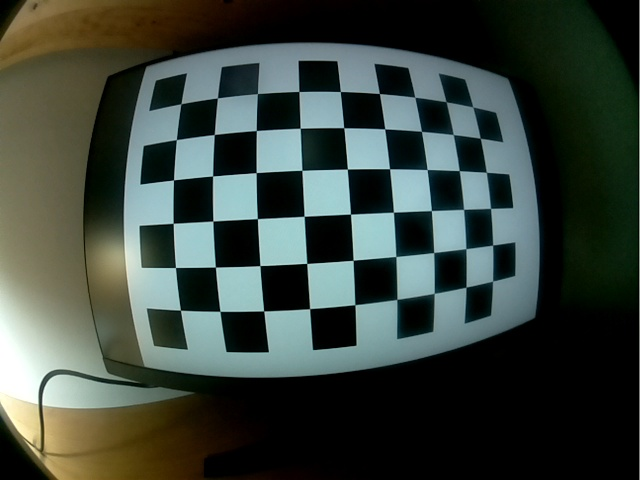
#> input picture images/calibration/img1.jpg, 640 x 480 px; its folder holds only this picture in this run; the run also reads 1 picture not shown here
$ python script.py   (older library calls are emulated)
#> lines starting #> are read from the running program, lines starting #| are printed output that depends on the picture
### src/camera.py
import cv2
import numpy as np


class Camera:

    def __init__(self, resolution, balance):
        self.__dim = resolution
        self.__balance = balance

        self.__coefficients = None
        self.__matrix = None

        # TODO Study
        self.__dim2 = None
        self.__dim3 = None

        if not self.__dim2:
            self.__dim2 = self.__dim
        if not self.__dim3:
            self.__dim3 = self.__dim

    def dim(self):
        return self.__dim

    def calibrate(self, calibration_images):

        pattern = (6, 9)
#> pattern = (6, 9)

        real_world_points = []
        image_points = []

        points = np.zeros((1, pattern[0] * pattern[1], 3), np.float32)
        points[0, :, :2] = np.mgrid[0:pattern[0], 0:pattern[1]].T.reshape(-1, 2)

        corner_flags = cv2.CALIB_CB_ADAPTIVE_THRESH + cv2.CALIB_CB_FAST_CHECK + cv2.CALIB_CB_NORMALIZE_IMAGE
        corner_criteria = (cv2.TERM_CRITERIA_EPS + cv2.TERM_CRITERIA_MAX_ITER, 30, 0.1)

        for image in calibration_images:
            gray = cv2.cvtColor(image, cv2.COLOR_BGR2GRAY)

            ret, corners = cv2.findChessboardCorners(gray, pattern, flags=corner_flags)

            if ret:
                real_world_points.append(points)
                cv2.cornerSubPix(gray, corners, (3, 3), (-1, -1), corner_criteria)
                image_points.append(corners)
#> this loop made 1 pass
#> ret on pass 1: True
#> pass 1, in calibrate, `gray = cv2.cvtColor(image, cv2.COLOR_BGR2GRAY)`:
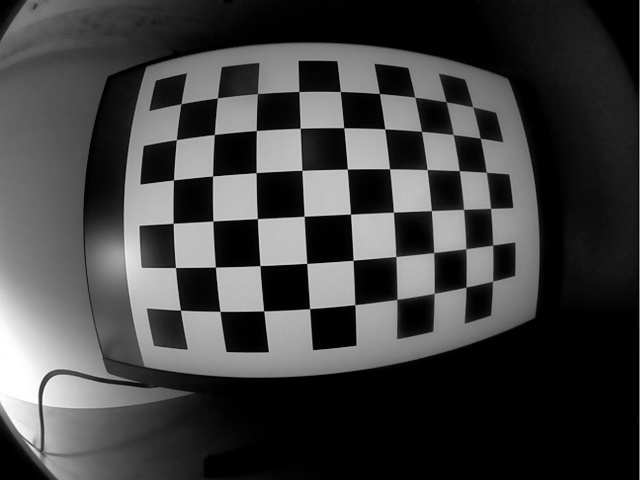
#> gray: shape (480, 640); min 0, max 255, mean 65
#> after the loop, image_points = 1 item; real_world_points = 1 item

                # Draw corners
                # cv2.drawChessboardCorners(img, pattern, corners, ret)
                # cv2.imshow('img', image)
                # cv2.waitKey(500)

        self.__matrix = np.zeros((3, 3))
        self.__coefficients = np.zeros((4, 1))

        calib_flags = cv2.fisheye.CALIB_RECOMPUTE_EXTRINSIC + cv2.fisheye.CALIB_CHECK_COND + cv2.fisheye.CALIB_FIX_SKEW
#> calib_flags = 14
        calib_criteria = (cv2.TERM_CRITERIA_EPS + cv2.TERM_CRITERIA_MAX_ITER, 30, 1e-6)
#> calib_criteria = (3, 30, 1e-06)

        cv2.fisheye.calibrate(real_world_points, image_points, self.__dim, self.__matrix, self.__coefficients,
                              flags=calib_flags,  criteria=calib_criteria)

        # print("matrix: " + str(self.__matrix.tolist()))
        # print("coefficients:" + str(self.__coefficients.tolist()))

    def un_distort(self, image):

        new_matrix = cv2.fisheye.estimateNewCameraMatrixForUndistortRectify(self.__matrix, self.__coefficients,
                                                                            self.__dim2, np.eye(3),
                                                                            balance=self.__balance)

        map1, map2 = cv2.fisheye.initUndistortRectifyMap(self.__matrix, self.__coefficients, np.eye(3),
                                                         new_matrix, self.__dim3, cv2.CV_16SC2)

        return cv2.remap(image, map1, map2, interpolation=cv2.INTER_LINEAR, borderMode=cv2.BORDER_CONSTANT)

### src/lut.py
import cv2
import numpy as np


class LUT:

    def __init__(self, camera, homography):
        self.__camera = camera
        self.__cam_width, self.__cam_height = self.__camera.dim()

        self.__homography = homography

        self.__lut = np.zeros([self.__cam_height, self.__cam_width, 3], dtype=np.float32)

    def generate_lut(self, base_image, img):

        # Compute homography matrix using a known image (base_image)
        # and a new image obtain from the camera
        base_undistorted = self.__camera.un_distort(base_image)
        base_rotated = cv2.rotate(base_undistorted, cv2.ROTATE_180)

        undistorted = self.__camera.un_distort(img)
        rotated = cv2.rotate(undistorted, cv2.ROTATE_180)

        self.__homography.calculate_homography_matrix(base_rotated, rotated)

        # Created normalized image with each pixel value corresponding to a position: (1, i/479, j/639)
        normalized_image = np.zeros([self.__cam_height, self.__cam_width, 3], dtype=np.float32)
        for i in range(len(normalized_image)):
            for j in range(len(normalized_image[i])):
                normalized_image[i][j] = (1, i / (self.__cam_height - 1), j / (self.__cam_width - 1))

        # Apply the same transformations
        normalized_undistorted = self.__camera.un_distort(normalized_image)
        normalized_rotated = cv2.rotate(normalized_undistorted, cv2.ROTATE_180)
        normalized_reprojected = self.__homography.apply_homography(normalized_rotated)

        # Transforms pixel values in positions
        normalized_reprojected[:, :, 1] *= (self.__cam_height - 1)
        normalized_reprojected[:, :, 2] *= (self.__cam_width - 1)
        normalized_reprojected = np.round(normalized_reprojected).astype(int)

        # LUT to reconstruct final image perfectly
        # diff_lut = np.zeros([self.__cam_height, self.__cam_width, 3], dtype=np.uint)

        # create LUT by associating each position to a value (position) of the normalized image
        lut = np.zeros([self.__cam_height, self.__cam_width, 3], dtype=np.float32)
        for x in range(len(normalized_reprojected)):
            for y in range(len(normalized_reprojected[x])):
                pix = normalized_reprojected[x][y]
                lut[pix[1]][[pix[2]]] = normalized_image[x][y]

                # diff_lut[x][y] = normalized_reprojected[x][y]

        kernel = np.ones((3, 3), np.float32)
        self.__lut = cv2.morphologyEx(lut, cv2.MORPH_CLOSE, kernel)

        # Reconstruct image badly with normal LUT
        # reconstruct_image_badly(img, self.__lut)

        # Reconstruct image perfectly with different LUT
        # reconstruct_image_perfectly(img, diff_lut)

    def apply(self, i, j):
        pix = self.__lut[i][j]
        return pix[2], pix[1]


# [21 lines left out: functions __reconstruct_image_badly, reconstruct_image_perfectly, not called in this run]

### src/homography.py
import cv2
import numpy as np


class Homography:

    def __init__(self, camera_resolution):
        self.__width, self.__height = camera_resolution
        self.__h = None

        # base image pool corners
        self.__base_corners = [(199, 192), (195, 454), (324, 37), (320, 638)]

        self.__sift = cv2.SIFT_create(contrastThreshold=0.01, edgeThreshold=10)
        self.__bf = cv2.BFMatcher()

        self.__RED = 2

    def __find_difference(self, corner_base_img, corner_img):

        # detect features in each image and compare them
        kp1, des1 = self.__sift.detectAndCompute(corner_base_img[:, :, 2], None)
        kp2, des2 = self.__sift.detectAndCompute(corner_img[:, :, 2], None)

        matches = self.__bf.knnMatch(des1, des2, k=2)

        ratio_dist = 0.5
        vector = np.array([0, 0], dtype='float')
        number_of_features = 0
        for m, n in matches:
            # Apply ratio test to remove useless features
            if m.distance < ratio_dist * n.distance:
                (x1, y1) = kp1[m.queryIdx].pt
                (x2, y2) = kp2[m.trainIdx].pt

                # calculate difference between each feature match and sum it in a single vector
                vector += np.array([x2 - x1, y2 - y1])
                number_of_features += 1

        # Represent matches in a single image
        # good = [[m] for m, n in matches if m.distance < ratio_dist * n.distance]
        # img3 = cv2.drawMatchesKnn(corner_base_img, kp1, corner_img, kp2, good, None,
        #                           flags=cv2.DrawMatchesFlags_NOT_DRAW_SINGLE_POINTS)
        #
        # cv2.imshow("match", img3)

        # vector mean
        vector = vector / number_of_features
        vector_x, vector_y = np.round(vector).astype(int)

        return vector_y, vector_x

    def __calculate_source_points(self, base_image, image):

        # Calculates the difference between two images for each corner section
        # and adds the difference to each know corner point

        # Top left
        vector_y, vector_x = self.__find_difference(base_image[150:250, 150:250], image[150:250, 150:250])
        i, j = self.__base_corners[0]
        ay, ax = i + vector_y, j + vector_x

        # Top right
        vector_y, vector_x = self.__find_difference(base_image[150:250, 400:500], image[150:250, 400:500])
        i, j = self.__base_corners[1]
        by, bx = i + vector_y, j + vector_x

        # Bottom left
        vector_y, vector_x = self.__find_difference(base_image[275:375, 0:100], image[275:375, 0:100])
        i, j = self.__base_corners[2]
        cy, cx = i + vector_y, j + vector_x

        # Bottom right
        vector_y, vector_x = self.__find_difference(base_image[270:370, 540:640], image[270:370, 540:640])
        i, j = self.__base_corners[3]
        dy, dx = i + vector_y, j + vector_x

        return np.array([[ax, ay], [bx, by], [cx, cy], [dx, dy]])

    def calculate_homography_matrix(self, base_image, image):

        src = self.__calculate_source_points(base_image, image)
        dst = np.array([[0, 0], [self.__width - 1, 0],
                        [0, self.__height - 1], [self.__width - 1, self.__height - 1]])

        self.__h, _ = cv2.findHomography(src, dst)

    def apply_homography(self, image):
        return cv2.warpPerspective(image, self.__h, (image.shape[1], image.shape[0]))

### src/pool_utils.py
import math

import cv2

RED = 2
GREEN = 1
BLUE = 0


class PoolUtils:

    @staticmethod
    def __get_points(image):

        # Find RED color in image
        hsv_image = cv2.cvtColor(image, cv2.COLOR_BGR2HSV)
        red_mask = cv2.inRange(hsv_image, (0, 80, 20), (20, 255, 255))
        # red_mask = cv2.inRange(hsv_image, (170, 50, 20), (190, 255, 255))
        # red_mask = cv2.bitwise_or(mask_1, mask_2)

        # Find LIGHT in image
        image_channel = image[:, :, RED]
        _, light_mask = cv2.threshold(image_channel, 100, 255, cv2.THRESH_BINARY)

        # Join both masks and find LED contours
        mask = cv2.bitwise_and(red_mask, light_mask)
        contours, _ = cv2.findContours(mask, cv2.RETR_EXTERNAL, cv2.CHAIN_APPROX_SIMPLE)

        # Detecting a single point because test images only have a single LED rectangle
        point = [sum(contour) / len(contour) for contour in contours]
        return point[0][0]

        # assert len(contours) == 3, "No vessel detected"
        #
        # point_a, point_b, point_c = [sum(contour) / len(contour) for contour in contours]

        # return point_a[0], point_b[0], point_c[0]

    # [21 lines left out: function __find_back_and_front, not called in this run]

    @staticmethod
    def get_vessel_info(image):

        # Uncomment for 3 LED rectangle images
        """point_a, point_b, point_c = __get_points(image)

        # -90º
        # point_a = np.array([10, 10])
        # point_b = np.array([30, 10])
        # point_c = np.array([20, 50])

        back, front = __find_back_and_front(point_a, point_b, point_c)
        x, y = (front + back) / 2

        return x, y, math.degrees(math.atan2(front[1] - back[1], front[0] - back[0]))"""

        # Test with only one LED rectangle
        point = PoolUtils.__get_points(image)
        return point[0], point[1], 0

### src/system.py
import numpy as np

from src.control.control import Control
from src.homography import Homography
from src.lut import LUT
from src.pool_utils import PoolUtils


class System:

    def __init__(self, camera, control: Control, pool_dim):
        self.__camera = camera
        self.__cam_width, self.__cam_height = self.__camera.dim()

        self.__pool_dim = pool_dim

        self.homography = Homography(self.__camera.dim())
        self.__lut = LUT(self.__camera, self.homography)

        self.__control = control

    def calibrate_camera(self, calibration_images):
        self.__camera.calibrate(calibration_images)

    def generate_lut(self, base_image, img):
        self.__lut.generate_lut(base_image, img)

    def process(self, image):
        x, y, angle = PoolUtils.get_vessel_info(image)
        x, y = self.__lut.apply(int(np.round(y)), int(np.round(x)))

        x *= self.__pool_dim[0]
        y *= self.__pool_dim[1]

        self.__control.get_output(x, y, angle)

    # [7 lines of commented-out code are left out]

### src/control/control.py
import math
from abc import abstractmethod
from time import perf_counter_ns


class Control:

    def __init__(self, shape, position_threshold, orientation_threshold):
        self._shape = shape
        self.__position_threshold = position_threshold
        self.__orientation_threshold = orientation_threshold

        self.__previous_time = perf_counter_ns()

        self._position_error = None
        self._previous_position_error = 0

        self._orientation_error = None
        self._previous_orientation_error = 0

        self._current_index = 0

    def get_output(self, x, y, vessel_orientation):
        # TODO: Must have in mind initial vessel orientation before computing any position correction

        vessel_point = (y, x)

        time_delta = perf_counter_ns() - self.__previous_time
        self.__previous_time = time_delta

        position_output = self._get_position_output(vessel_point, time_delta)
        orientation_output = self._get_orientation_output(vessel_orientation, time_delta)

        position_error_norm = math.sqrt(self._position_error[0] ** 2 + self._position_error[1] ** 2)
        if position_error_norm < self.__position_threshold and self._orientation_error < self.__orientation_threshold:
            self._current_index += 1

        # to reset behaviour
        if self._current_index == len(self._shape.get_points()):
            self._current_index = 0

        print(position_output)  # y = height = index 0, x = width = index 1
        print(orientation_output)

    @abstractmethod
    def _get_position_output(self, vessel_point, time_delta):
        pass

    @abstractmethod
    def _get_orientation_output(self, vessel_orientation, time_delta):
        pass

### src/shape/circle.py
import math

import numpy as np
from sklearn.neighbors import NearestNeighbors

from src.shape.shape import Shape


class Circle(Shape):

    def __init__(self, number_of_checkpoints, radius, center):
        super().__init__()

        self.__center = center
        self._points = self.__create_circle(number_of_checkpoints, radius)

        self._min_error_index = 0
        self._sorted_points = None
        self._points_orientations = None

    def __create_circle(self, number_of_checkpoints, radius):
        center_x, center_y = self.__center

        # create X points from 0 to 2Pi
        arc_angles = np.linspace(0 * np.pi, 2 * np.pi, number_of_checkpoints)

        # Add correct positions to each point
        arc_xs = (radius * np.cos(arc_angles)) + center_x
        arc_ys = (radius * np.sin(arc_angles)) + center_y

        # Order counter clock wise
        arc_ys = arc_ys[::-1]

        return np.stack((arc_ys, arc_xs), axis=1)

    def sort_points(self, vessel_point):

        # Find the closest point index
        knn = NearestNeighbors(n_neighbors=1)
        knn.fit(self._points)

        self._min_error_index = knn.kneighbors([vessel_point], return_distance=False)[0][0]

        # Roll the array in order to have the closest point has the first element
        self._sorted_points = np.roll(self._points, -self._min_error_index, axis=0)

    def calculate_points_orientations(self):

        # Matrix to rotate 90 degrees
        theta = np.deg2rad(90)
        rot = np.array([[np.cos(theta), -np.sin(theta)], [np.sin(theta), np.cos(theta)]])

        # Calculate vectors to the center of the circle
        vectors_to_center = self._points - [self.__center[1], self.__center[0]]

        # Calculate tangent vector of each circle point by rotating 90º each vector to the center
        self._points_orientations = np.zeros(len(self._points))
        for i in range(len(vectors_to_center)):
            vector = np.dot(rot, vectors_to_center[i])
            self._points_orientations[i] = math.degrees(math.atan2(vector[0], vector[1]))

        # Roll the array to be consistent with sorted points
        self._points_orientations = np.roll(self._points_orientations, -self._min_error_index, axis=0)

### src/control/p_control.py
from src.control.control import Control
from src.shape.shape import Shape


class PControl(Control):

    def __init__(self, shape: Shape, position_threshold, orientation_threshold):
        super().__init__(shape, position_threshold, orientation_threshold)

        self.__position_KP = 0.1
        self.__orientation_KP = 0.1

    def _get_position_output(self, vessel_point, time_delta):

        target_position = self._shape.get_sorted_points(vessel_point)[self._current_index]
        self._position_error = target_position - vessel_point

        return self.__position_KP * self._position_error

    def _get_orientation_output(self, vessel_orientation, time_delta):

        point_orientation = self._shape.get_points_orientations()[self._current_index]
        self._orientation_error = point_orientation - vessel_orientation

        return self.__orientation_KP * self._orientation_error

### src/shape/shape.py
from abc import abstractmethod


class Shape:
    def __init__(self):
        self._points = None
        self._sorted_points = None
        self._points_orientations = None

        self._min_error_index = 0

    def get_points(self):
        return self._points

    def get_sorted_points(self, vessel_points):

        if self._sorted_points is None:
            self.sort_points(vessel_points)

        return self._sorted_points

    def get_points_orientations(self):

        if self._points_orientations is None:
            self.calculate_points_orientations()

        return self._points_orientations

    def get_min_error_index(self):
        return self._min_error_index

    @abstractmethod
    def sort_points(self, vessel_point):
        pass

    @abstractmethod
    def calculate_points_orientations(self):
        pass

### src/script.py
import glob

import cv2

from src.camera import Camera
from src.control.p_control import PControl
from src.control.pd_control import PDControl
from src.shape.circle import Circle
from src.system import System

# Initializations
camera_resolution = (640, 480)
pool_dim = (25, 10)

camera = Camera(camera_resolution, balance=0.9)

circle = Circle(number_of_checkpoints=20, radius=3, center=(pool_dim[0]/2, pool_dim[1]/2))
# control = PDControl(circle, position_threshold=1, orientation_threshold=1)
control = PControl(circle, position_threshold=1, orientation_threshold=1)

system = System(camera, control, pool_dim)

# Calibrate system for the camera
images = glob.glob('../images/calibration/*.jpg')
system.calibrate_camera([cv2.imread(image_name) for image_name in images])

print("Finished setup")

# Generate LUT to speed up process
base_image = cv2.imread("../images/corners/POS4_5_4000_01.jpg")
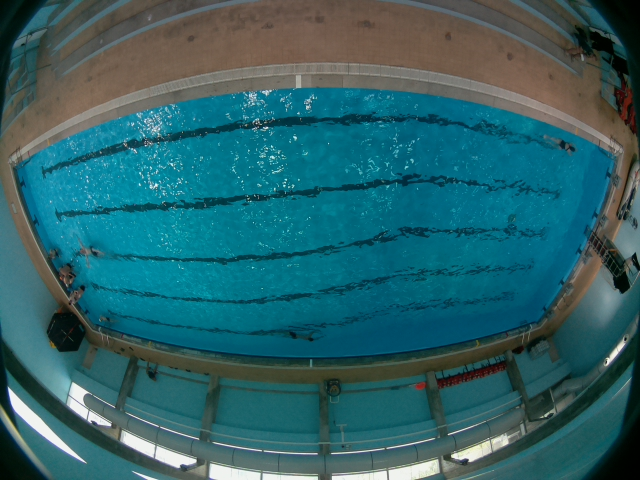
#> input picture images/corners/POS4_5_4000_01.jpg, 640 x 480 px
#> base_image is the input picture: shape (480, 640, 3); mean B, G, R 104.2, 98, 44.6
img = cv2.imread("../images/corners/POS4_5_4000_02.jpg")
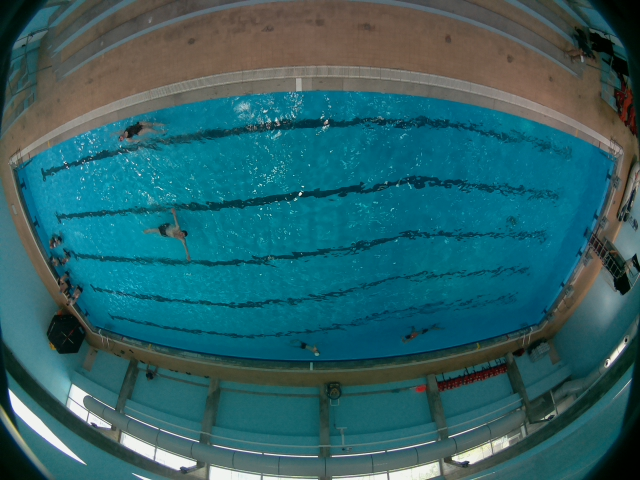
#> input picture images/corners/POS4_5_4000_02.jpg, 640 x 480 px
#> img is the input picture: shape (480, 640, 3); mean B, G, R 103, 97.2, 44.2
# img = cv2.imread("../images/leds/img01.jpg")

try:
    system.generate_lut(base_image, img)
#> in un_distort, `new_matrix = cv2.fisheye.estimateNewCameraMatrixForUndistortRectify(se..`: new_matrix = [[138.2, 0, 320.2], [0, 138.2, 217.1], [0, 0, 1]]
#> in un_distort, `map1, map2 = cv2.fisheye.initUndistortRectifyMap(self.__matrix, self._..`:
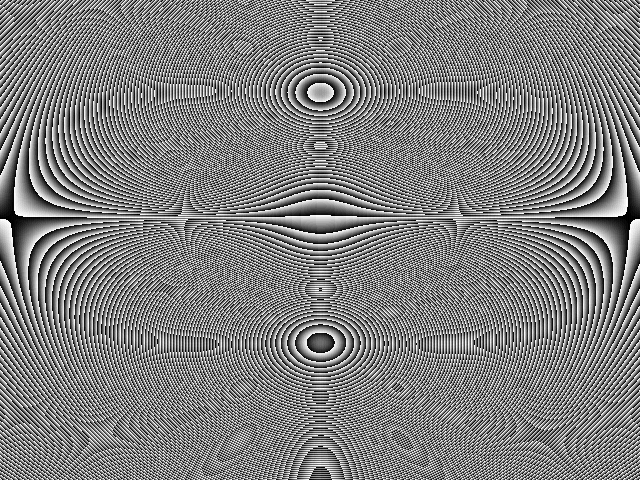
#> map2: shape (480, 640) uint16; min 0, max 1023, mean 511.3; drawn with min black and max white
#> in un_distort, `return cv2.remap(image, map1, map2, interpolation=cv2.INTER_LINEAR, bo..`:
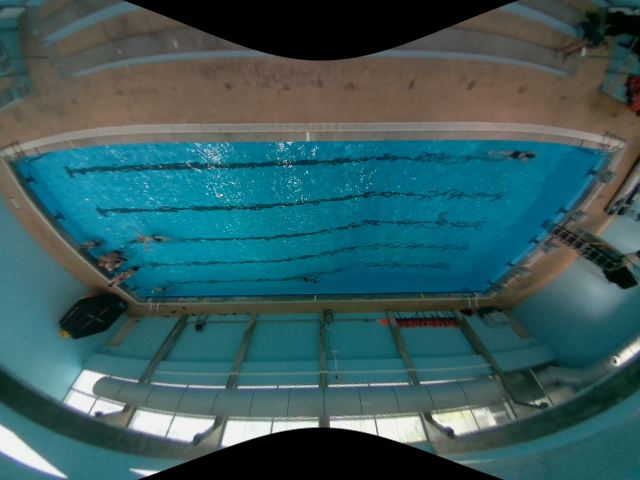
#> returned value: shape (480, 640, 3); mean of channels 0, 1, 2 93.7, 91.1, 54.2; drawn as B, G, R
#> in generate_lut, `base_rotated = cv2.rotate(base_undistorted, cv2.ROTATE_180)`:
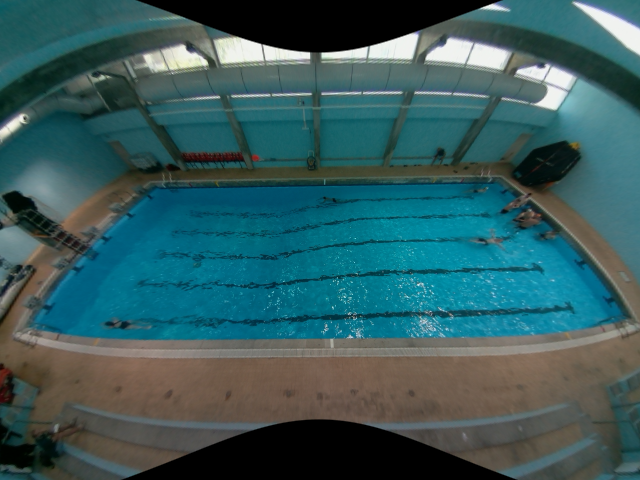
#> base_rotated: shape (480, 640, 3); mean B, G, R 93.7, 91.1, 54.2
#> in un_distort (call 2), `return cv2.remap(image, map1, map2, interpolation=cv2.INTER_LINEAR, bo..`:
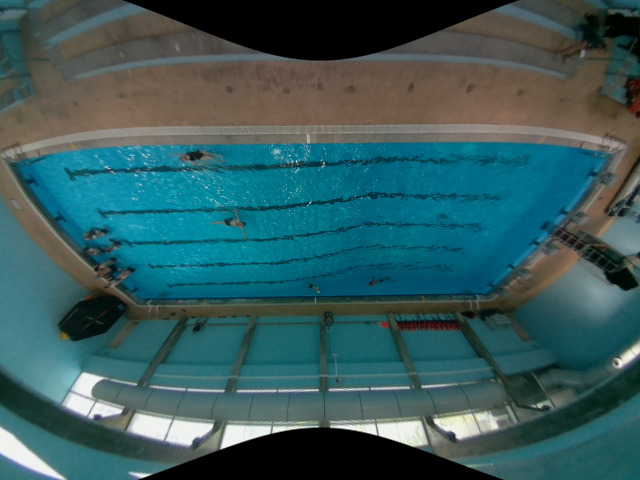
#> returned value: shape (480, 640, 3); mean of channels 0, 1, 2 92.6, 90.2, 53.5; drawn as B, G, R
#> in __find_difference, `kp1, des1 = self.__sift.detectAndCompute(corner_base_img[:, :, 2], None)`: kp1 = 65 keypoints; strongest (x, y, size): (13, 29, 10.4), (21, 31, 1.9), (67, 28, 10.9), (38, 29, 10.4)
#> (the rest of the program and of its run is left out)
